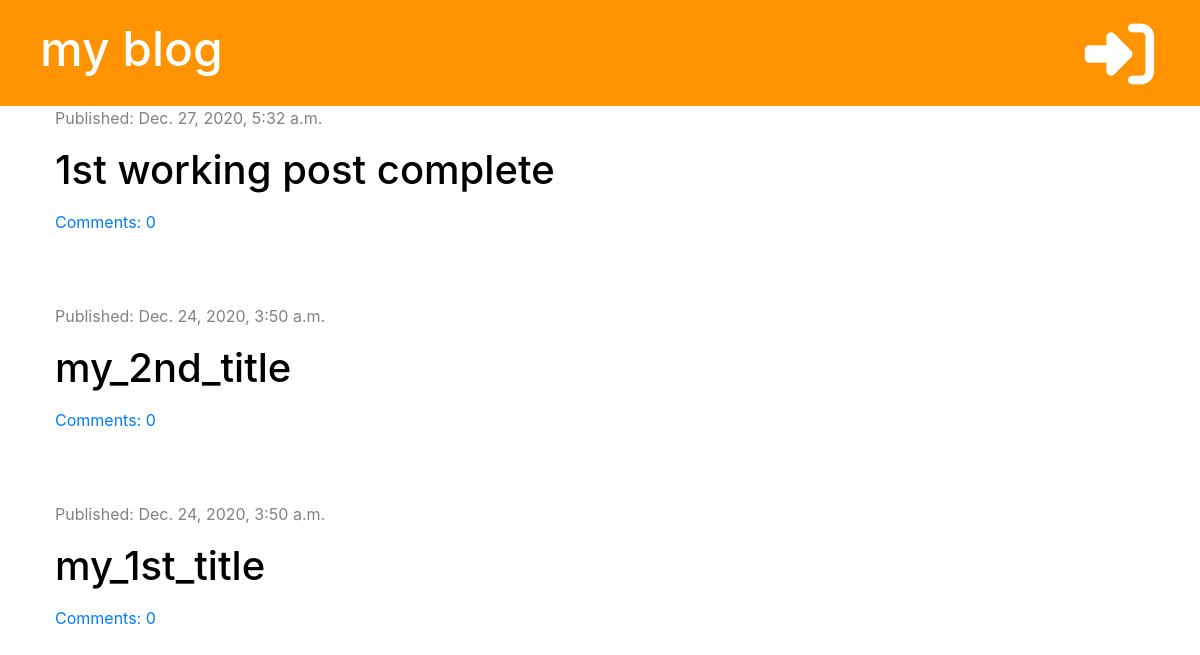
The app's page /, older data.
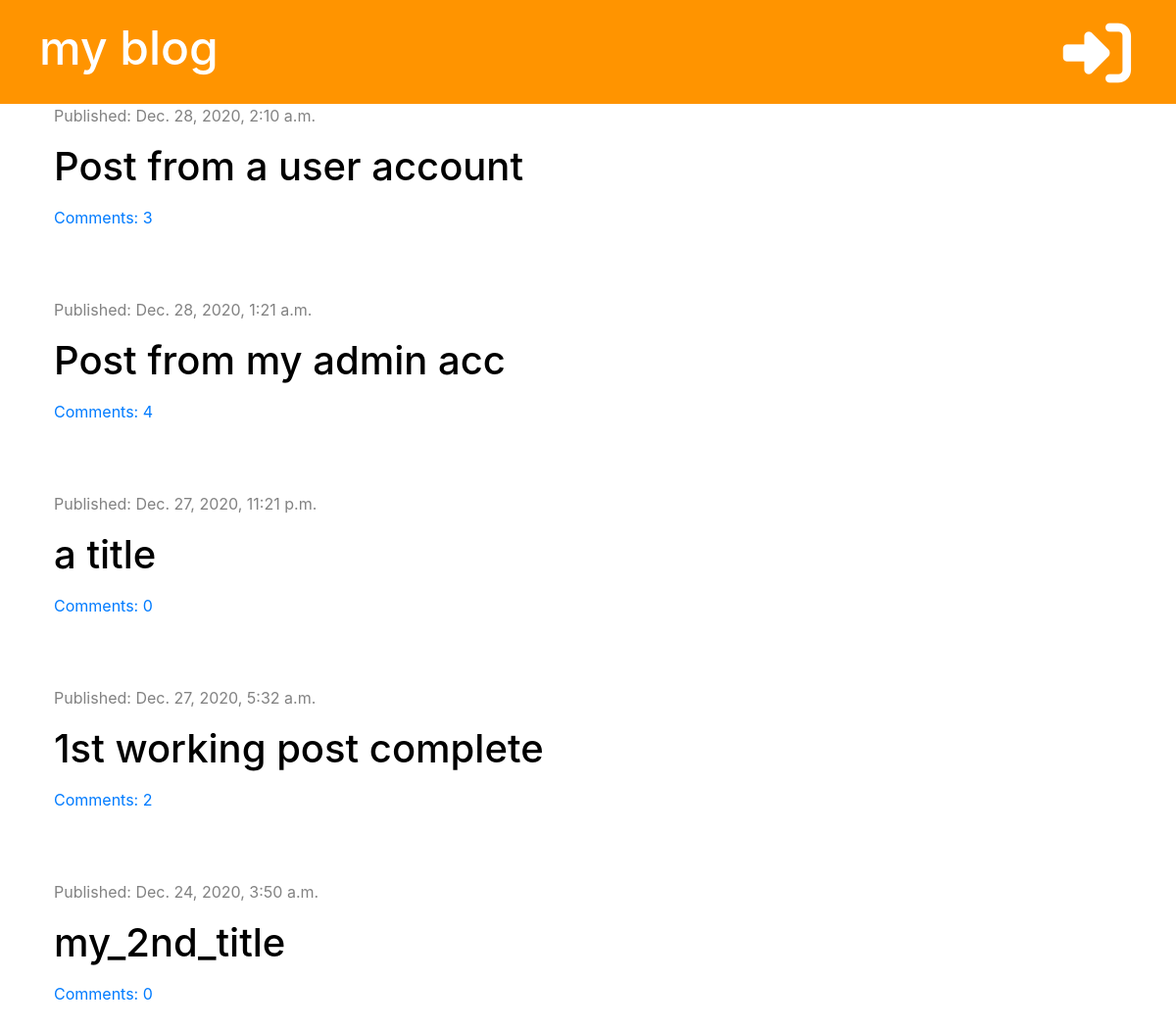
The same page, newer data.
### blog/models.py (models this page shows, shortened)
class Post(models.Model):
    author = models.ForeignKey('auth.User', on_delete=models.CASCADE)
    title = models.CharField(max_length=250)
    text = models.TextField()
    created_date = models.DateTimeField(default=timezone.now)
    published_date = models.DateTimeField(blank=True, null=True)
    def approved_comments(self):
        return self.comments.filter(approved=True)

### blog/views.py (the view)
# urls.py: path('', views.post_list, name='post_list'),
def post_list(request):
    posts = Post.objects.filter(published_date__lte=timezone.now()).order_by('-published_date')
    stuff_for_frontend = {'posts': posts}
    return render(request, 'blog/post_list.html', stuff_for_frontend)

### blog/templatetags/markdownify.py (called while the page is built)
@register.filter
def markdown(value):
    renderer = HighlightRenderer()
    markdown = mistune.Markdown(renderer=renderer)
    return markdown(value)

### blog/templates/blog/post_list.html (shortened to what this page needs)
{% extends "base.html" %}
{% load markdownify %}
{% block content %}
{% for post in posts %}
<div class="post">
    <div class="date">
        <p>Published: {{ post.published_date }}</p>
    </div>
    <h1>
        <a href="{% url 'blog:post_detail' post.id %}">{{ post.title }}</a>
    </h1>
    <a href="{% url 'blog:post_detail' post.id %}">Comments: {{ post.approved_comments.count }}</a>
</div>
{% endfor %}
{% endblock %}

### templates/base.html (shortened to what this page needs)
{% load static %}
<!DOCTYPE html>
<html lang="en">
<head>
    <link rel="stylesheet" href="https://stackpath.bootstrapcdn.com/bootstrap/4.4.1/css/bootstrap.min.css"
 />
    <link rel="stylesheet" href="{% static 'base.css' %}">
    <link href="{% static 'fontawesome_free/css/all.min.css' %}" rel="stylesheet" type="text/css">
    <link rel="stylesheet" href="{% static 'zenburn.css' %}">
</head>
<body>
    <div class="page-header">
        {% if user.is_authenticated %}
        <a href="{% url 'blog:post_draft_list' %}" class="top-menu"><i class="fab fa-firstdraft fa-2x"></i></a>
        <a href="{% url 'blog:post_new' %}" class="top-menu"><i class="fas fa-plus fa-2x"></i></a>
        <p class="top-menu">{{ user.username }} <small><a style="color: white;" href="{% url 'logout' %}">(log out)</a></small></p>
        {% else %}
        <a href="{% url 'login' %}" class="top-menu"><i class="fas fa-sign-in-alt fa-2x"></i></a>
        {% endif %}
        <h1><a href="{% url 'blog:post_list' %}">my blog</a></h1>
    </div>
    <div class="content container">
        <div class="row">
            <div class="col-md-8">
                {% block content %}
                {% endblock %}
            </div>
        </div>
    </div>
</body>
</html>

### blog/static/base.css (style rules this page uses)
.page-header { background-color: #ff9400; margin-top: 0; padding: 20px 20px 20px 40px; }
.page-header h1, .page-header h1 a { color: #ffffff; font-size: 36pt; text-decoration: none; }
.content { margin-left: 40px; }
.date { color: #828282; }
.post { margin-bottom: 70px; }
.post h1 a { color: #000000; }
.top-menu { color: #ffffff; float: right; font-size: 26pt; margin-right: 26px; }

Row changes from the older to the newer data that the page shows:
removed Post: published_date "Dec. 24, 2020, 3:50 a.m.", title "my_1st_title", approved_comments.count "0"
added Post: published_date "Dec. 28, 2020, 2:10 a.m.", title "Post from a user account", approved_comments.count "3"
added Post: published_date "Dec. 28, 2020, 1:21 a.m.", title "Post from my admin acc", approved_comments.count "4"
added Post: published_date "Dec. 27, 2020, 11:21 p.m.", title "a title", approved_comments.count "0"
changed Post "1st working post complete": approved_comments.count "0" → "2"
